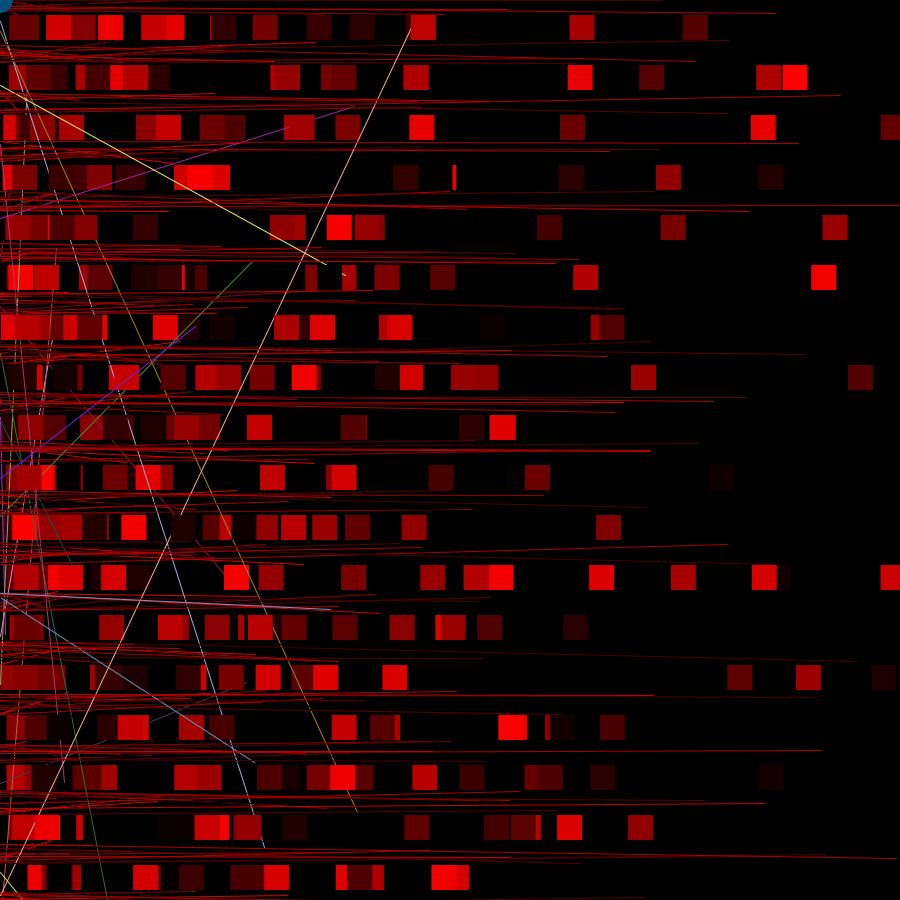
Frame 1 (no input)
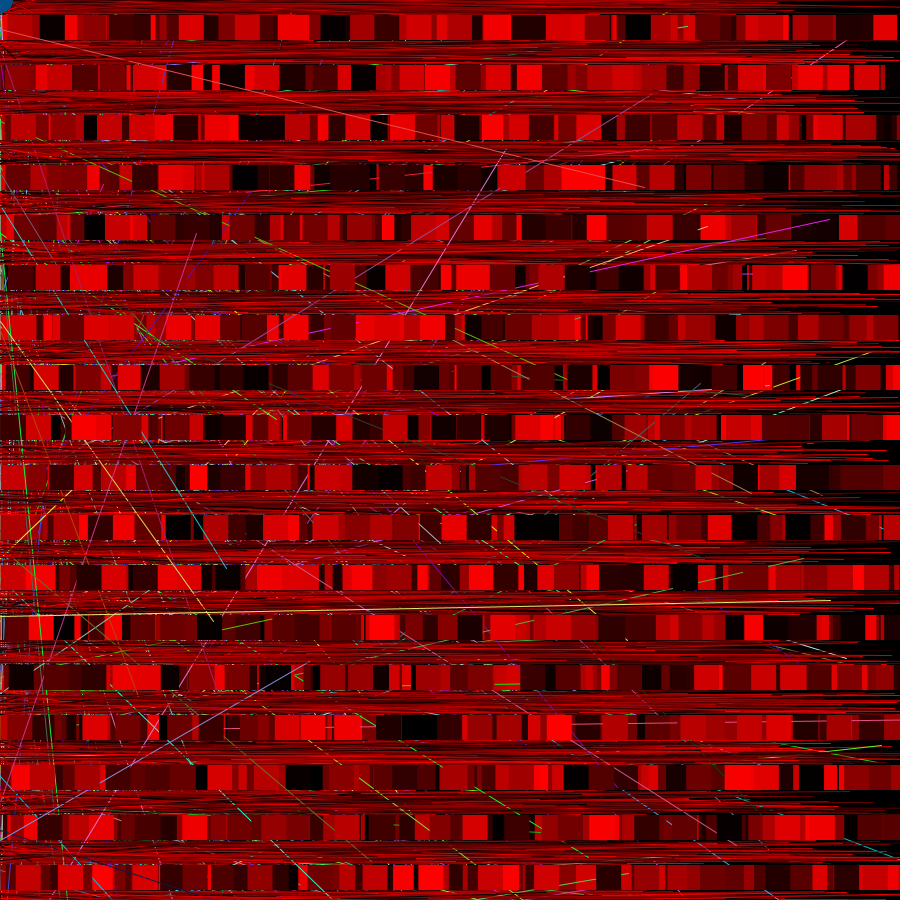
Frame 60 (the mouse pressed at the canvas centre just before this capture)
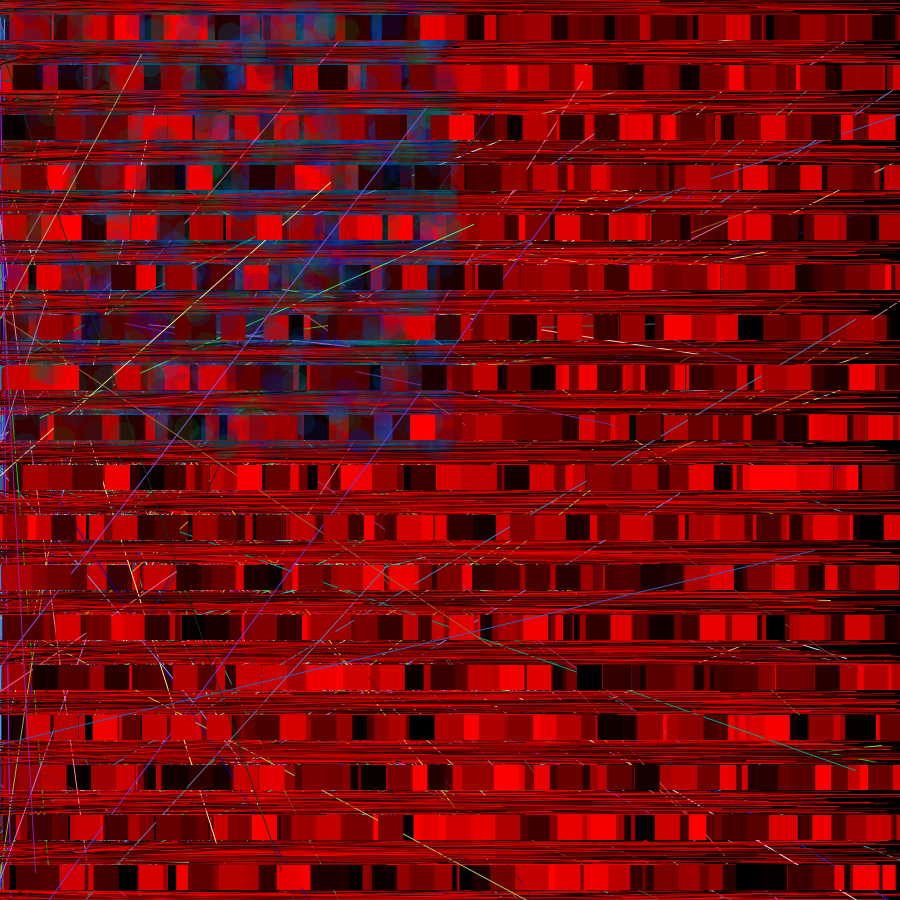
Frame 120 (the mouse held since frame 60 and released just before this capture)

The Processing sketch that drew these frames (run headless with seeded random() and noise(); from frame 60 on, the mouse is pressed at the canvas centre):

// Processing sketch: processing_134584
// ── processing_134584.pde

void setup() {
  size(900,900);
  background(0);
  smooth();
  strokeWeight(2);
  frameRate(100);
  
}
void draw() {
  stroke(random(255));
  for (int i = 500; i < 1000; i = i+20) { // beginnings of the various lines
     for (int j = 500; j < 1000; j = j+200); //bottom portion of the lines 
}

stroke(0);
for (int i = 10; i < 1000; i = i+50){ //position of squares and their movement
strokeWeight(1);
stroke(random(255),0,0);
  line ( 0, (random(-10,15)), random(i), (random(-10,15)) );
  line ( 0, (random(240,265)), random(i), (random(240,265)) );
  line ( 0, (random(40,65)), random(i), (random(40,65)) );
  line ( 0, (random(90,115)), random(i), (random(90,115)) );
  line ( 0, (random(140,165)), random(i), (random(140,165)) );
  line ( 0, (random(190,215)), random(i), (random(190,215)) );
  line ( 0, (random(290,315)), random(i), (random(290,315)) );
  line ( 0, (random(340,365)), random(i), (random(340,365)) );
  line ( 0, (random(390,415)), random(i), (random(390,415)) );
  line ( 0, (random(440,465)), random(i), (random(440,465)) );
  line ( 0, (random(490,515)), random(i), (random(490,515)) );
  line ( 0, (random(540,565)), random(i), (random(540,565)) );
  line ( 0, (random(590,615)), random(i), (random(590,615)) );
  line ( 0, (random(640,665)), random(i), (random(640,665)) );
  line ( 0, (random(690,715)), random(i), (random(690,715)) );
  line ( 0, (random(740,765)), random(i), (random(740,765)) );
  line ( 0, (random(790,815)), random(i), (random(790,815)) );
  line ( 0, (random(840,865)), random(i), (random(840,865)) );
  line ( 0, (random(890,915)), random(i), (random(890,915)) );
  stroke(random(255),random(255),random(255),255);
  line ( 0, (random(0,999)), random(i), (random(0,999)) );


  for (int j = 15; j < 1000; j = j+50) {
      noStroke();
    fill(random(255),0,0); //the color of the squares
rect(random(i), j, 25, 25);  //what makes the squares appear to shift 
fill(random(0),random(150),random(255),40);
ellipse(random(mouseX),random(mouseX), 25,25);
stroke(255);


}
}
}


 void mousePressed() {  //resets the work when you press mouse 
    background(random(255));
 }
